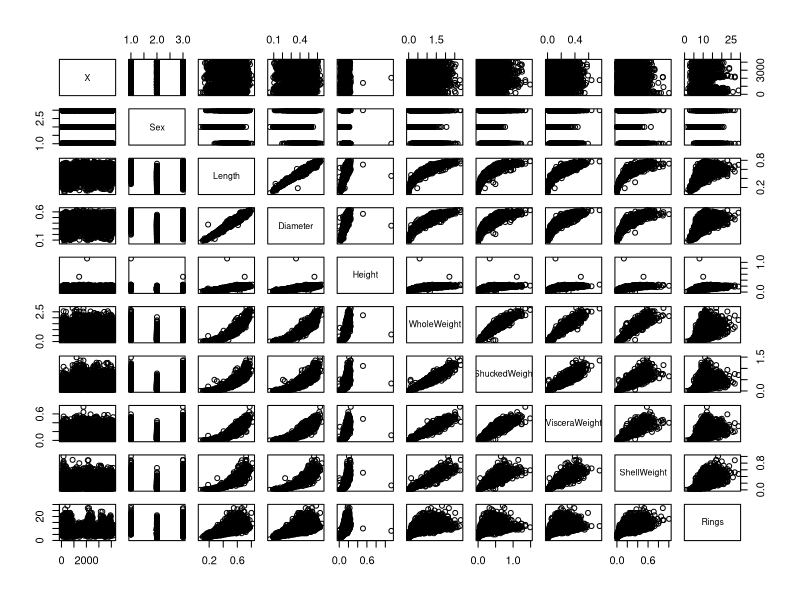
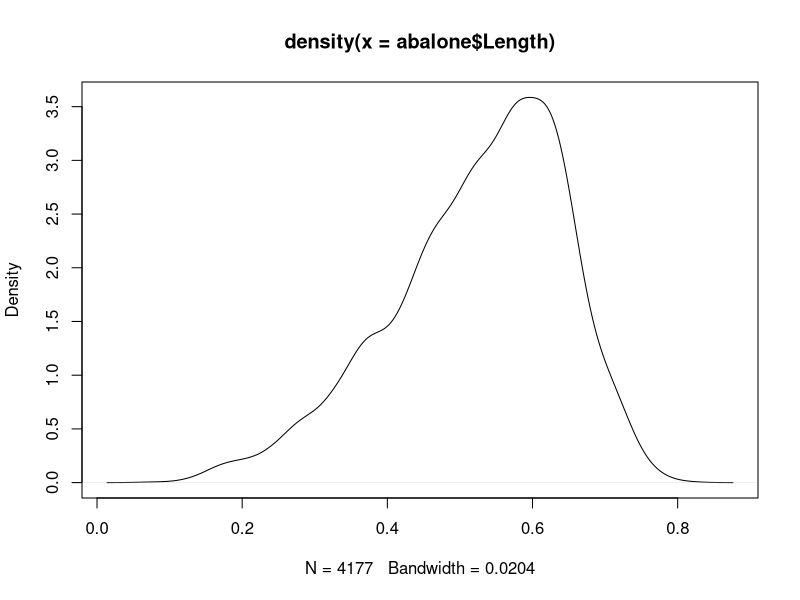
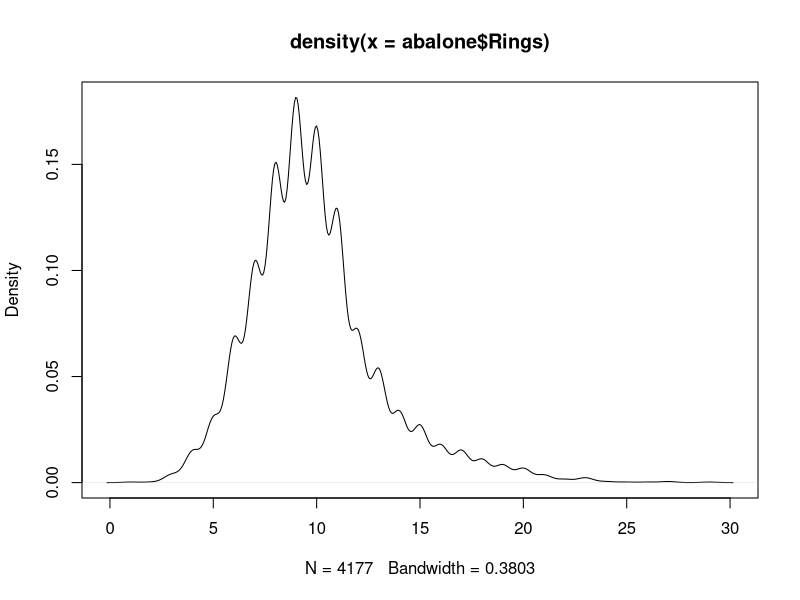

Generate these figures, in order, with R: (Note: this script raises an error after producing the figures.)
## ---- chunk 1
abalone <- read.csv("Data/abalone.csv")
## ---- chunk 2
plot(abalone)
## ---- chunk 3
summary(abalone)
## ---- chunk 4

## ---- chunk 5
plot(density(abalone$Length))

plot(density(abalone$Rings))

shapiro.test(abalone$Length)
## ---- chunk 6
?cor.test

cor.test(abalone$Length, abalone$Height)

cor.test(abalone$Length, abalone$WholeWeight)
## ---- chunk 7
#excercise
## ---- chunk 8
#excercise
## ---- chunk 9
t.test(abalone$WholeWeight~abalone$Sex)
## ---- chunk 10
#excercise
## ---- chunk 11
t.test(adult.abs$WholeWeight~adult.abs$Sex)
## ---- chunk 12
str(abalone)
## ---- chunk 13
abalone$Sex <- as.factor(abalone$Sex)
## ---- chunk 14
aov1 <- aov(WholeWeight ~ Sex, data = abalone)
aov1
class(aov1)
summary(aov1)
anova(aov1)
model.tables(aov1, "means")

## ---- chunk 15
boxplot(WholeWeight ~ Sex, data=abalone)

TukeyHSD(aov1)
## ---- chunk 16
lm(Petal.Width ~ Petal.Length, data = iris)
## ---- chunk 17

plot(Petal.Width ~ Petal.Length, data = iris)

## ---- chunk 18

plot(Petal.Width ~ Petal.Length, data = iris, pch = 21, 
     bg = c("red","green3","blue")[unclass(iris$Species)], 
     main = "Iris Petals", xlab = "Petal Length", ylab = "Petal Width")

abline(lm(Petal.Width ~ Petal.Length, data = iris), col = "black")

## ---- chunk 19

